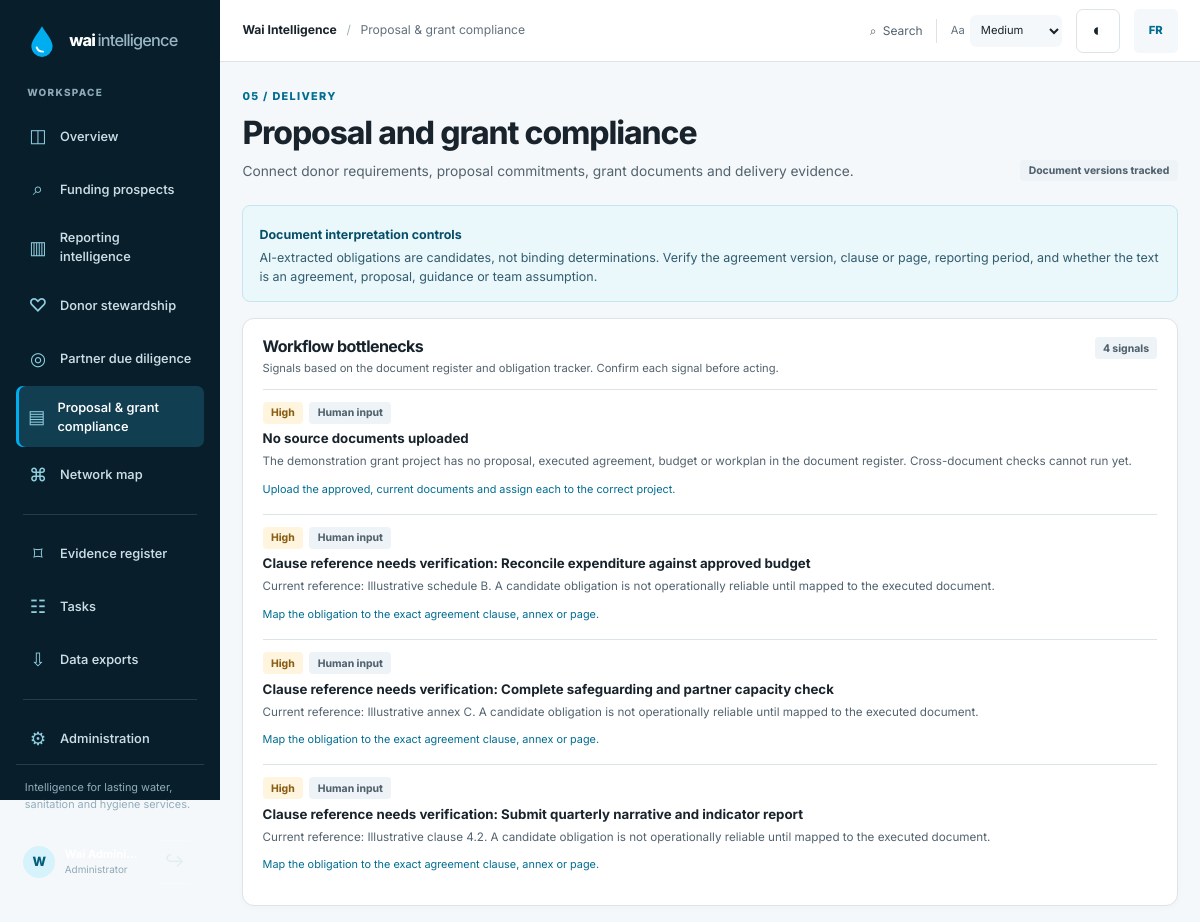
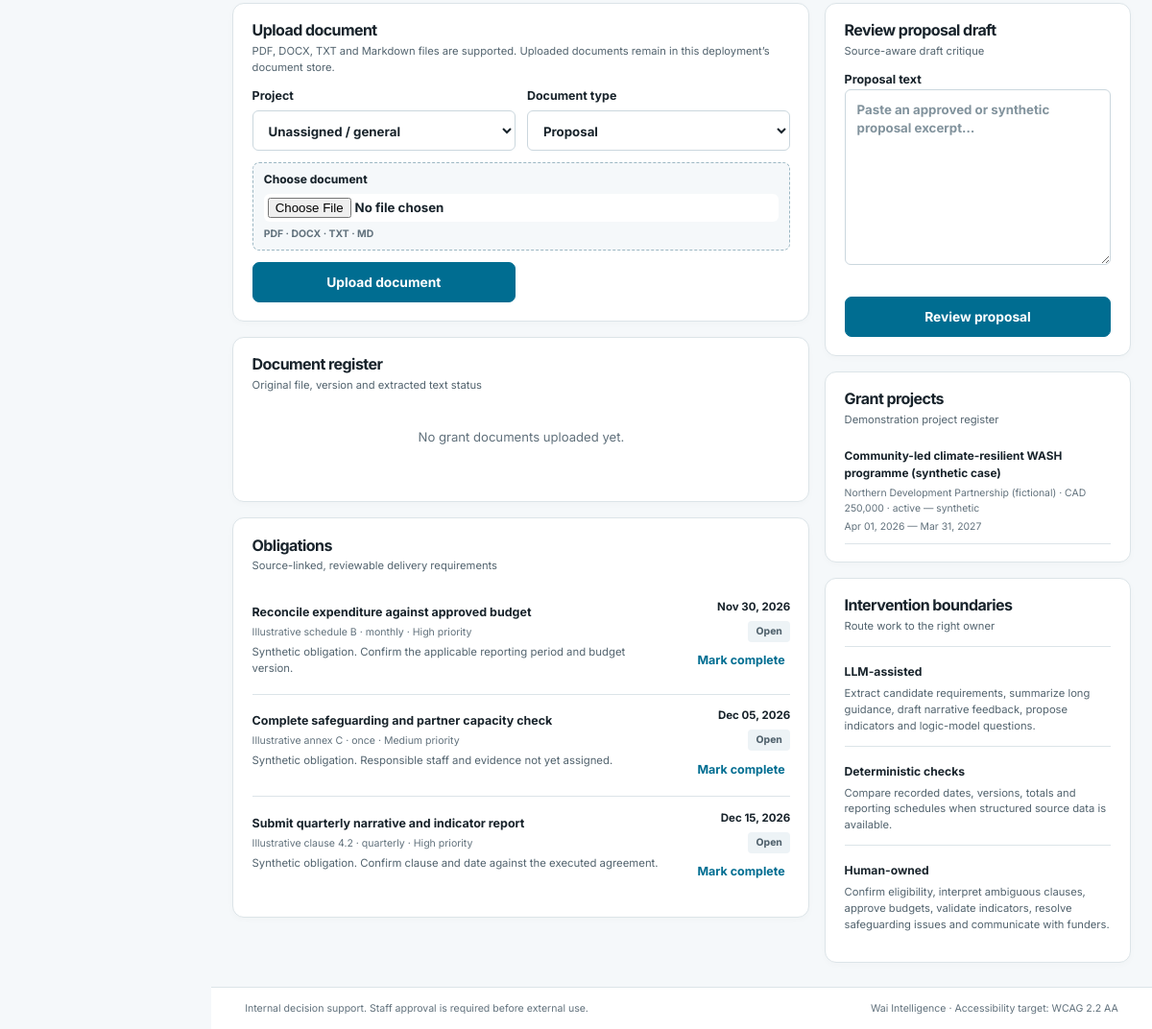
The page /app/compliance (signed in) on the database its author committed (2 pictures, top to bottom).
### app/models.py (models this page shows)
class User(Base):
    __tablename__ = "users"
    id: Mapped[int] = mapped_column(Integer, primary_key=True)
    username: Mapped[str] = mapped_column(String(80), unique=True, index=True)
    display_name: Mapped[str] = mapped_column(String(120))
    role: Mapped[str] = mapped_column(String(20), default="user")
    password_hash: Mapped[str] = mapped_column(String(255))
    is_active: Mapped[bool] = mapped_column(Boolean, default=True)
    created_at: Mapped[datetime] = mapped_column(DateTime(timezone=True), default=utcnow)

class GrantObligation(Base):
    __tablename__ = "grant_obligations"
    id: Mapped[int] = mapped_column(Integer, primary_key=True)
    project_id: Mapped[int | None] = mapped_column(ForeignKey("grant_projects.id"), nullable=True)
    document_id: Mapped[int | None] = mapped_column(ForeignKey("grant_documents.id"), nullable=True)
    title: Mapped[str] = mapped_column(String(240))
    clause_ref: Mapped[str] = mapped_column(String(100), default="Not mapped")
    due_date: Mapped[date | None] = mapped_column(Date, nullable=True)
    frequency: Mapped[str] = mapped_column(String(50), default="once")
    severity: Mapped[str] = mapped_column(String(30), default="medium")
    status: Mapped[str] = mapped_column(String(30), default="open")
    notes: Mapped[str] = mapped_column(Text, default="")

class GrantProject(Base):
    __tablename__ = "grant_projects"
    id: Mapped[int] = mapped_column(Integer, primary_key=True)
    name: Mapped[str] = mapped_column(String(200))
    funder: Mapped[str] = mapped_column(String(180))
    amount: Mapped[float] = mapped_column(Float, default=0)
    currency: Mapped[str] = mapped_column(String(3), default="CAD")
    status: Mapped[str] = mapped_column(String(40), default="active")
    start_date: Mapped[date | None] = mapped_column(Date, nullable=True)
    end_date: Mapped[date | None] = mapped_column(Date, nullable=True)

### app/main.py (the view)
@app.get("/app/compliance", response_class=HTMLResponse)
def compliance(request: Request, db: Session = Depends(get_db)):
    user = get_user(request, db)
    if not user: return RedirectResponse("/signin", status_code=303)
    projects = db.query(GrantProject).order_by(GrantProject.name).all()
    documents = db.query(GrantDocument).order_by(GrantDocument.uploaded_at.desc()).all()
    obligations = db.query(GrantObligation).order_by(GrantObligation.due_date.asc()).all()
    bottlenecks = identify_grant_bottlenecks(projects, documents, obligations)
    return page(request, "compliance.html", user=user, workspace=True, projects=projects,
                documents=documents, obligations=obligations, bottlenecks=bottlenecks, proposal_review=None)

### app/templates/compliance.html (shortened to what this page needs)
{% extends 'base.html' %}
{% block breadcrumb %}{{ t('compliance') }}{% endblock %}
{% block content %}
<div class="page-heading"><div><span class="section-label">05 / DELIVERY</span><h1>{{ t('grant_title') }}</h1><p>{{ t('grant_sub') }}</p></div><span class="status-pill status-neutral">Document versions tracked</span></div>
<div class="notice notice-info"><strong>Document interpretation controls</strong><p>AI-extracted obligations are candidates, not binding determinations. Verify the agreement version, clause or page, reporting period, and whether the text is an agreement, proposal, guidance or team assumption.</p></div>
<div class="panel bottleneck-panel"><div class="panel-heading"><div><h2>Workflow bottlenecks</h2><p>Signals based on the document register and obligation tracker. Confirm each signal before acting.</p></div><span class="status-pill status-neutral">{{ bottlenecks|length }} signals</span></div>
 {% if bottlenecks %}<div class="bottleneck-list">{% for item in bottlenecks %}<article class="bottleneck-row"><div class="bottleneck-copy"><div class="tag-row"><span class="status-pill {% if item.priority == 'urgent' %}status-danger{% elif item.priority == 'high' %}status-warn{% else %}status-neutral{% endif %}">{{ item.priority|title }}</span><span class="status-pill status-neutral">{{ item.intervention }}</span></div><strong>{{ item.title }}</strong><p>{{ item.detail }}</p><small>{{ item.action }}</small></div></article>{% endfor %}</div>{% else %}<p class="empty-state">No current bottleneck signal from the available register. Missing documents and obligations may still exist outside this system.</p>{% endif %}
</div>
<div class="two-col-layout">
 <section class="main-column">
  <div class="panel"><div class="panel-heading"><div><h2>{{ t('upload_document') }}</h2><p>{{ t('upload_help') }}</p></div></div><form method="post" action="/app/compliance/upload" enctype="multipart/form-data" class="upload-form"><label>Project<select name="project_id"><option value="">Unassigned / general</option></select></label><label>{{ t('document_type') }}<select name="document_type"><option value="proposal">{{ t('proposal') }}</option></select></label><label class="file-drop"><span>Choose document</span><input type="file" name="upload" accept=".pdf,.docx,.txt,.md" required><small>PDF · DOCX · TXT · MD</small></label><button class="button button-primary" type="submit">Upload document</button></form></div>
  <div class="panel"><div class="panel-heading"><div><h2>Document register</h2><p>Original file, version and extracted text status</p></div></div>{% if documents %}<div class="table-wrap" tabindex="0" role="region" aria-label="{{ t('data_table_region') }}"><table><thead><tr><th>Document</th><th>Type</th><th>Version</th><th>Uploaded</th><th>Review</th></tr></thead><tbody>{% for doc in documents %}<tr><td><strong>{{ doc.filename }}</strong><small>{{ doc.extracted_text|length }} extracted characters</small></td><td>{{ doc.document_type|replace('_',' ')|title }}</td><td>v{{ doc.version }}</td><td>{{ doc.uploaded_at.strftime('%b %d, %Y') }}</td><td><form method="post" action="/app/compliance/review/{{ doc.id }}"><input type="hidden" name="csrf" value="{{ csrf_token }}"><button class="button button-secondary button-small" type="submit">Review obligations</button></form></td></tr>{% endfor %}</tbody></table></div>{% else %}<p class="empty-state">No grant documents uploaded yet.</p>{% endif %}</div>
  <div class="panel"><div class="panel-heading"><div><h2>{{ t('obligations') }}</h2><p>Source-linked, reviewable delivery requirements</p></div></div>{% if obligations %}<div class="obligation-list">{% for item in obligations %}<div class="obligation-row"><div class="obligation-main"><strong>{{ item.title }}</strong><small>{{ item.clause_ref }} · {{ item.frequency }} · {{ item.severity|title }} priority {% if item.document_id %}· Doc #{{ item.document_id }}{% endif %}</small><p>{{ item.notes }}</p></div><div class="obligation-due"><strong>{{ item.due_date|datefmt(lang) }}</strong><span class="status-pill {% if item.status=='completed' %}status-good{% else %}status-neutral{% endif %}">{{ item.status|title }}</span>{% if item.status != 'completed' %}<form method="post" action="/app/compliance/obligation/{{ item.id }}/complete"><input type="hidden" name="csrf" value="{{ csrf_token }}"><button class="text-button" type="submit">Mark complete</button></form>{% endif %}</div></div>{% endfor %}</div>{% else %}<p class="empty-state">No obligations recorded.</p>{% endif %}</div>
 </section>
 <aside class="side-column">
  <div class="panel"><div class="panel-heading"><div><h2>{{ t('proposal_review') }}</h2><p>Source-aware draft critique</p></div></div><form method="post" action="/app/compliance/proposal-review" class="stack-form"><input type="hidden" name="csrf" value="{{ csrf_token }}"><label>{{ t('proposal_text') }}<textarea name="proposal_text" rows="8" placeholder="Paste an approved or synthetic proposal excerpt…" required></textarea></label><button class="button button-primary button-full" type="submit">Review proposal</button></form>
  </div>
  <div class="panel"><div class="panel-heading"><div><h2>Grant projects</h2><p>Demonstration project register</p></div></div>{% for project in projects %}<div class="project-row"><strong>{{ project.name }}</strong><small>{{ project.funder }} · {{ project.currency }} {{ '{:,.0f}'.format(project.amount) }} · {{ project.status }}</small><small>{{ project.start_date|datefmt(lang) }} — {{ project.end_date|datefmt(lang) }}</small></div>{% endfor %}</div>
  <div class="panel"><div class="panel-heading"><div><h2>Intervention boundaries</h2><p>Route work to the right owner</p></div></div><div class="intervention-row"><strong>LLM-assisted</strong><p>Extract candidate requirements, summarize long guidance, draft narrative feedback, propose indicators and logic-model questions.</p></div><div class="intervention-row"><strong>Deterministic checks</strong><p>Compare recorded dates, versions, totals and reporting schedules when structured source data is available.</p></div><div class="intervention-row"><strong>Human-owned</strong><p>Confirm eligibility, interpret ambiguous clauses, approve budgets, validate indicators, resolve safeguarding issues and communicate with funders.</p></div></div>
 </aside>
</div>
{% endblock %}

### app/templates/base.html (shortened to what this page needs)
<!doctype html>
<html lang="{{ 'fr-CA' if lang == 'fr' else 'en-CA' }}" data-theme="light" data-font-size="medium">
<head>
  <link rel="stylesheet" href="{{ url_for('static', path='css/app.css') }}">
</head>
<body>
{% if workspace %}
<div class="app-shell">
  <aside class="sidebar" aria-label="{{ t('primary_navigation') }}">
    <a class="brand" href="/app" aria-label="Wai Intelligence overview">
      <span class="brand-mark" aria-hidden="true"><svg viewBox="0 0 32 32"><path d="M16 2C12 9 6 15 6 21a10 10 0 0 0 20 0C26 15 20 9 16 2Z" fill="currentColor"/><path d="M11 22c1 3 3 4 6 4" stroke="white" stroke-width="1.7" stroke-linecap="round" fill="none"/></svg></span>
      <span class="brand-word">wai<span>intelligence</span></span>
    </a>
    <div class="side-section-label">{{ t('workspace') }}</div>
    <nav class="side-nav" aria-label="{{ t('workspace_navigation') }}">
      <a href="/app" class="nav-link {% if request.url.path == '/app' %}active{% endif %}"><span class="nav-icon">◫</span>{{ t('dashboard') }}</a>
      <a href="/app/prospecting" class="nav-link {% if request.url.path.startswith('/app/prospecting') %}active{% endif %}"><span class="nav-icon">⌕</span>{{ t('prospecting') }}</a>
      <a href="/app/reporting" class="nav-link {% if request.url.path.startswith('/app/reporting') %}active{% endif %}"><span class="nav-icon">▥</span>{{ t('reporting') }}</a>
      <a href="/app/stewardship" class="nav-link {% if request.url.path.startswith('/app/stewardship') %}active{% endif %}"><span class="nav-icon">♡</span>{{ t('stewardship') }}</a>
      <a href="/app/diligence" class="nav-link {% if request.url.path.startswith('/app/diligence') %}active{% endif %}"><span class="nav-icon">◎</span>{{ t('diligence') }}</a>
      <a href="/app/compliance" class="nav-link {% if request.url.path.startswith('/app/compliance') %}active{% endif %}"><span class="nav-icon">▤</span>{{ t('compliance') }}</a>
      <a href="/app/network" class="nav-link {% if request.url.path.startswith('/app/network') %}active{% endif %}"><span class="nav-icon">⌘</span>{{ t('network_map') }}</a>
      <div class="side-divider"></div>
      <a href="/app/evidence" class="nav-link {% if request.url.path.startswith('/app/evidence') %}active{% endif %}"><span class="nav-icon">⌑</span>{{ t('evidence') }}</a>
      <a href="/app/tasks" class="nav-link {% if request.url.path.startswith('/app/tasks') %}active{% endif %}"><span class="nav-icon">☷</span>{{ t('tasks') }}</a>
      <a href="/app/exports" class="nav-link {% if request.url.path.startswith('/app/exports') %}active{% endif %}"><span class="nav-icon">⇩</span>{{ t('exports') }}</a>
      {% if is_admin %}<div class="side-divider"></div><a href="/app/admin" class="nav-link {% if request.url.path.startswith('/app/admin') %}active{% endif %}"><span class="nav-icon">⚙</span>{{ t('admin') }}</a>{% endif %}
    </nav>
    <div class="sidebar-bottom">
      <div class="sidebar-mission">{{ t('mission') }}</div>
      <div class="side-user">
        <span class="avatar">{{ (user.display_name[:1] if user else 'W')|upper }}</span>
        <span class="user-meta"><strong>{{ user.display_name if user else 'Wai user' }}</strong><small>{{ 'Administrator' if is_admin else 'Staff access' }}</small></span>
        <form method="post" action="/signout"><input type="hidden" name="csrf" value="{{ csrf_token }}"><button class="icon-button signout-icon" type="submit" title="{{ t('sign_out') }}" aria-label="{{ t('sign_out') }}">↪</button></form>
      </div>
    </div>
  </aside>
  <div class="app-main">
    <header class="topbar">
      <div class="breadcrumb"><span>Wai Intelligence</span><span class="crumb-sep">/</span><span>{% block breadcrumb %}{{ t('dashboard') }}{% endblock %}</span></div>
      <div class="topbar-actions">
        <a class="top-action" href="/app/evidence" aria-label="{{ t('search') }}">⌕ <span>{{ t('search') }}</span></a>
        <div class="display-control"><label for="fontSizeSelect">Aa</label><select id="fontSizeSelect" aria-label="{{ t('font_size') }}"><option value="medium" selected>{{ t('medium') }}</option></select></div>
        <button class="icon-button" id="themeToggle" type="button" aria-label="{{ t('theme_toggle') }}" title="{{ t('settings') }}">◐</button>
        <a class="language-switch" aria-label="{{ t('switch_language') }}" href="/preferences/language?lang={{ 'en' if lang == 'fr' else 'fr' }}">{{ 'EN' if lang == 'fr' else 'FR' }}</a>
      </div>
    </header>
{% endif %}
<main class="{{ 'content-area' if workspace else 'public-main' }}" id="main-content" tabindex="-1">
  {% block content %}{% endblock %}
</main>
{% if workspace %}
    <footer class="app-footer"><span>{{ t('footer_note') }}</span><span>Wai Intelligence · {{ t('accessibility_target') }}</span></footer>
  </div>
</div>
{% else %}
<footer class="public-footer"><span>Wai Intelligence</span><span>{{ t('footer_note') }}</span></footer>
{% endif %}
</body>
</html>

### rows shown on the page
User: display_name "W"
GrantObligation: title "Reconcile expenditure against approved budget", clause_ref "Illustrative schedule B", frequency "monthly", severity "High", notes "Synthetic obligation. Confirm the applicable reporting period and budget version.", due_date "Nov 30, 2026", status "Open"
GrantObligation: title "Complete safeguarding and partner capacity check", clause_ref "Illustrative annex C", frequency "once", severity "Medium", notes "Synthetic obligation. Responsible staff and evidence not yet assigned.", due_date "Dec 05, 2026", status "Open"
GrantObligation: title "Submit quarterly narrative and indicator report", clause_ref "Illustrative clause 4.2", frequency "quarterly", severity "High", notes "Synthetic obligation. Confirm clause and date against the executed agreement.", due_date "Dec 15, 2026", status "Open"
GrantProject: name "Community-led climate-resilient WASH programme (synthetic case)", funder "Northern Development Partnership (fictional)", currency "CAD", amount "250,000", status "active — synthetic", start_date "Apr 01, 2026", end_date "Mar 31, 2027"

### other values the page prints
{{ t('workspace') }} "WORKSPACE"
{{ t('dashboard') }} "Overview"
{{ t('prospecting') }} "Funding prospects"
{{ t('reporting') }} "Reporting intelligence"
{{ t('stewardship') }} "Donor stewardship"
{{ t('diligence') }} "Partner due diligence"
{{ t('compliance') }} "Proposal & grant compliance"
{{ t('network_map') }} "Network map"
{{ t('evidence') }} "Evidence register"
{{ t('tasks') }} "Tasks"
{{ t('exports') }} "Data exports"
{{ t('admin') }} "Administration"
{{ t('mission') }} "Intelligence for lasting water, sanitation and hygiene services."
{{ 'Administrator' if is_admin else 'Staff access' }} "Administrator"
{{ t('search') }} "Search"
